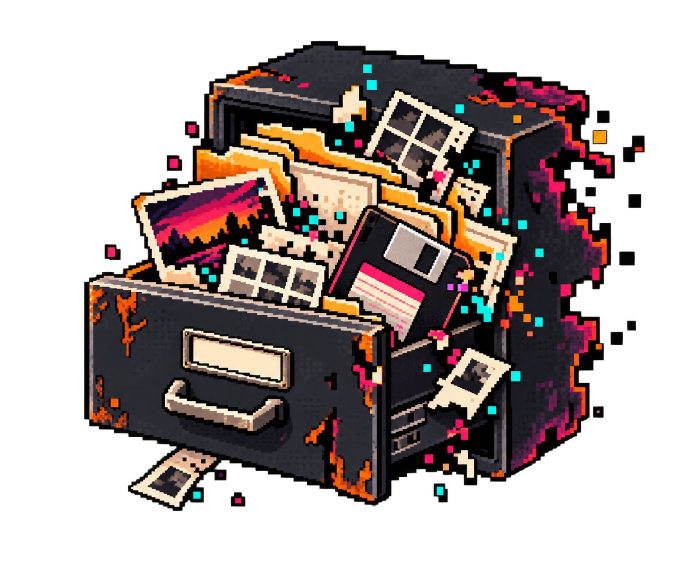
#> input picture assets/images/archivo-window-transparent.png, 1388 x 1133 px (shown at 1/2 size); its folder holds 4 pictures in this run
$ python optimize-home-images.py
#> lines starting #> are read from the running program, lines starting #| are printed output that depends on the picture
"""Generate WebP display assets; originals remain available for editing."""
from pathlib import Path
from PIL import Image
root = Path(__file__).resolve().parents[1]
images = root / 'assets/images'
before = after = 0
for source in sorted([*images.glob('*.png'), *(images / 'archive-sides').glob('*.png'), *(images / 'scroll-strips').glob('*.jpg')]):
    with Image.open(source) as image:
#> image is the input picture: PIL image 1388x1133 RGBA; mean R, G, B, A 44.2, 33.4, 30.8, 122.8
        image.thumbnail((1024, 1024), Image.Resampling.LANCZOS)
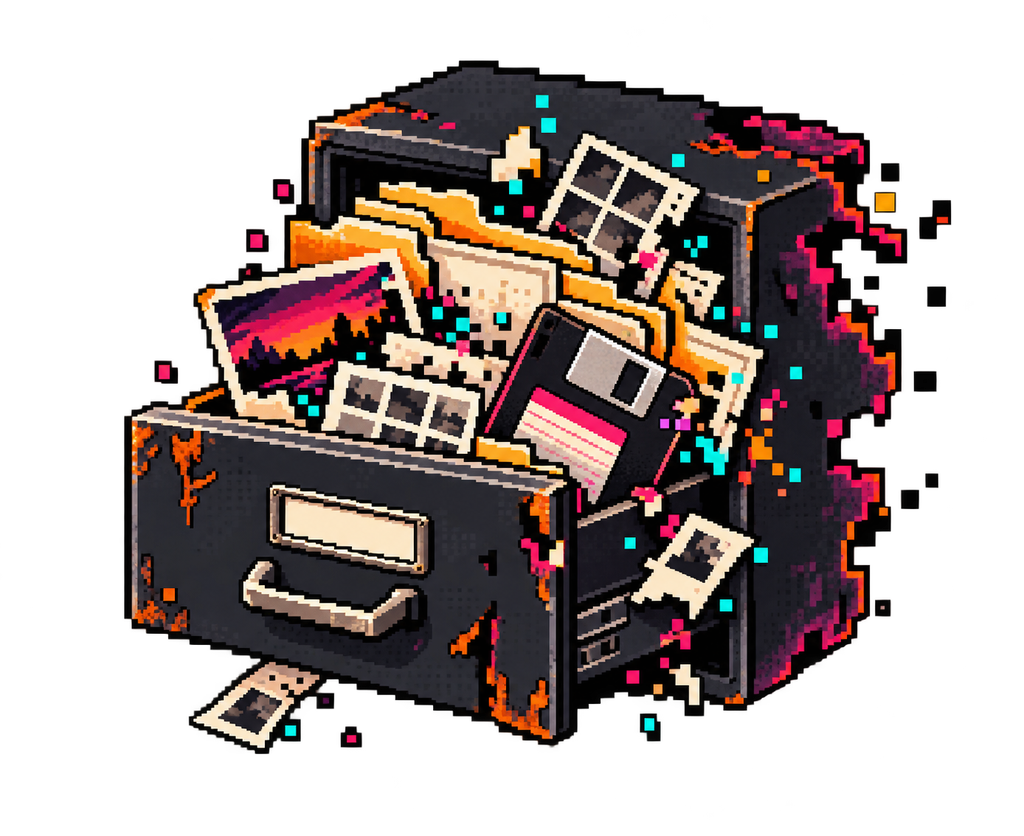
#> image: PIL image 1024x836 RGBA; mean R, G, B, A 44, 33.3, 30.7, 122.8; transparent parts drawn white
        target = source.with_suffix('.webp')
        image.save(target, 'WEBP', quality=85, method=6)
    before += source.stat().st_size
    after += target.stat().st_size
#> pass 2 of the loop `for source in sorted([*images.glob('*.png'), *(images / 'archive-sides..`:
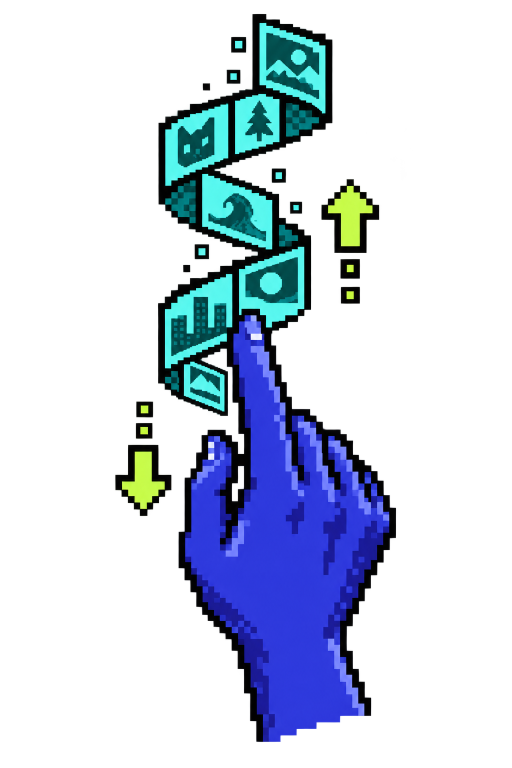
#> input picture assets/images/cuerpo-scroll-ultramar-transparent.png, 1024 x 1536 px (shown at 1/2 size)
#> image is the input picture: PIL image 1024x1536 RGBA; mean R, G, B, A 13.4, 25.5, 42, 63.1
#> `image.thumbnail((1024, 1024), Image.Resampling.LANCZOS)`:
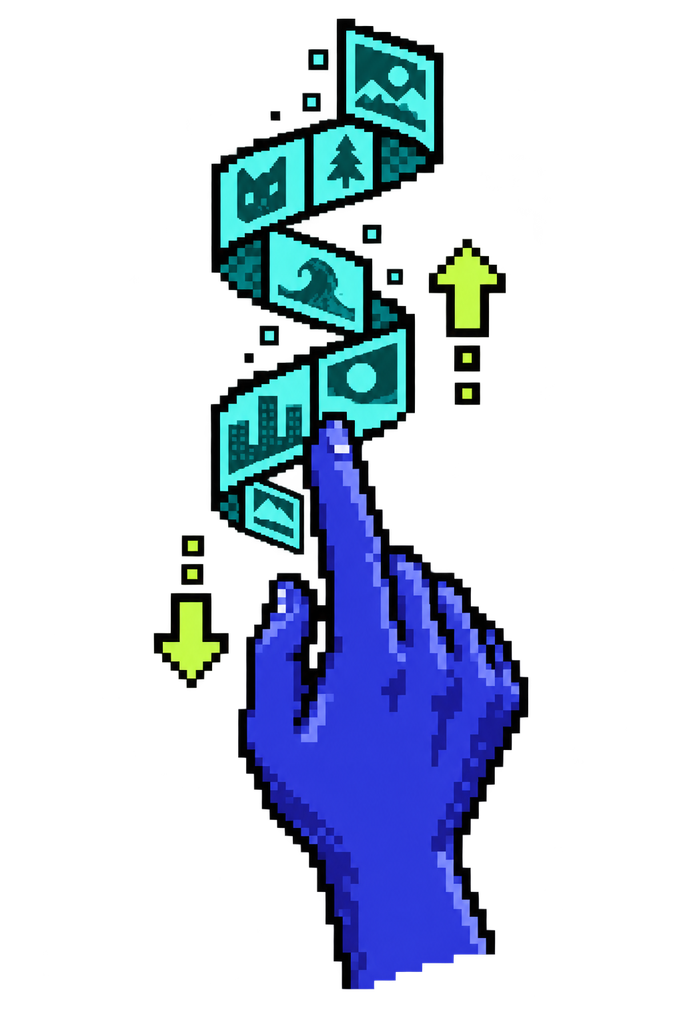
#> image: PIL image 683x1024 RGBA; mean R, G, B, A 10.5, 20.4, 36, 63.1; transparent parts drawn white
print(f'{before} bytes -> {after} bytes ({(1-after/before)*100:.1f}% smaller)')
